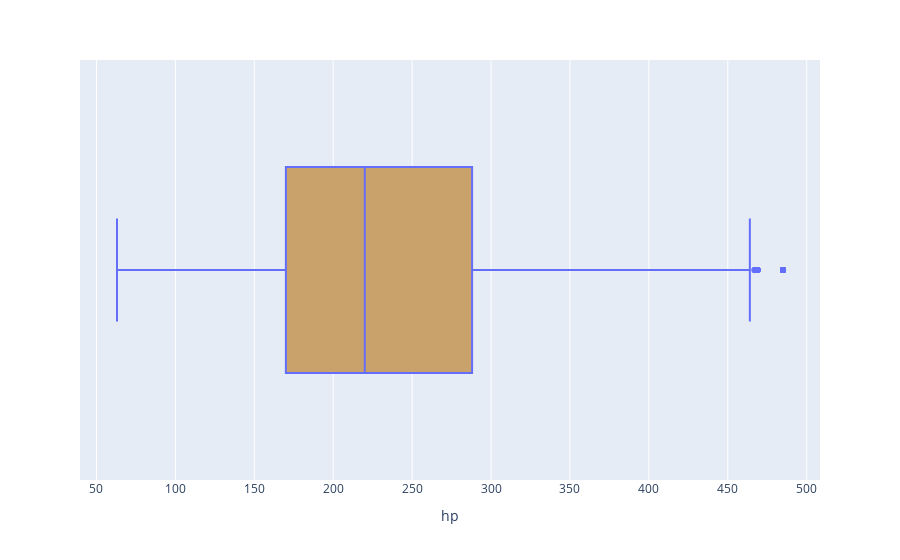

Source (notebook cell):
### Code cell
fig = px.box(cars_data, x = cars_data['hp'])
fig.update_traces(fillcolor = '#C9A26B')

### Figure 1 — Plotly figure (JSON) as saved in the notebook; plotly's stock layout.template omitted (floating-point values rounded to 4 significant figures; data arrays with more than 128 entries replaced by an {"elided": "..."} marker saying what was removed)
{"data": [{"alignmentgroup": "True", "fillcolor": "#C9A26B", "hovertemplate": "hp=%{x}<extra></extra>", "legendgroup": "", "marker": {"color": "#636efa"}, "name": "", "notched": false, "offsetgroup": "", "orientation": "h", "showlegend": false, "type": "box", "x": {"elided": "9813 int values"}, "x0": " ", "xaxis": "x", "y0": " ", "yaxis": "y"}], "layout": {"boxmode": "group", "legend": {"tracegroupgap": 0}, "margin": {"t": 60}, "xaxis": {"anchor": "y", "domain": [0, 1], "title": {"text": "hp"}}, "yaxis": {"anchor": "x", "domain": [0, 1]}}}
